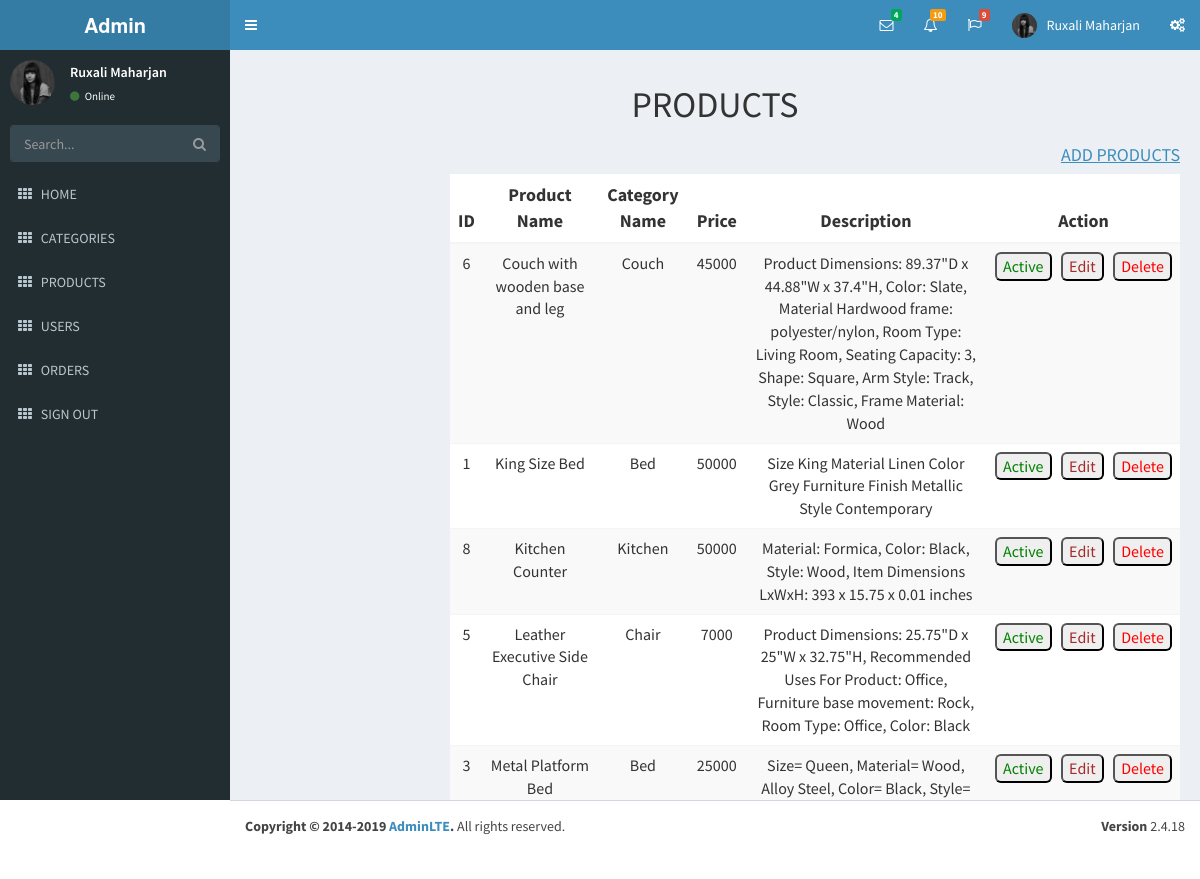
The app's page /admin/productsshow.php (signed in) with its own data.
### tables this page shows
CREATE TABLE `products` (
  `id` int(11) NOT NULL,
  `name` varchar(30) NOT NULL,
  `price` int(11) NOT NULL,
  `image1` varchar(255) NOT NULL,
  `image2` varchar(255) NOT NULL,
  `description` mediumtext NOT NULL,
  `category_id` int(11) NOT NULL,
  `created_at` timestamp NOT NULL DEFAULT current_timestamp(),
  `updated_at` timestamp NOT NULL DEFAULT current_timestamp(),
  `status` int(11) NOT NULL
);

CREATE TABLE `categories` (
  `id` int(11) NOT NULL,
  `name` varchar(255) NOT NULL,
  `image` varchar(255) NOT NULL,
  `created_at` timestamp NOT NULL DEFAULT current_timestamp(),
  `updated_at` timestamp NOT NULL DEFAULT current_timestamp(),
  `status` int(11) NOT NULL,
  `fileurl` varchar(255) NOT NULL
);

### admin/productsshow.php (the view, shortened to what this page needs)
<!DOCTYPE html>
<html>
<?php
 require('../connect.php');
  $sql = "SELECT c.name AS catname, d.* FROM products d JOIN categories c ON d.category_id = c.id ORDER BY d.name";
  $res = mysqli_query($connect,$sql);
?>
<?php
include('adminfiles/head.php')
?>
<body class="hold-transition skin-blue sidebar-mini">
  <div class="wrapper">
    <?php
    include('adminfiles/header.php')
    ?>
    <?php
    include('adminfiles/aside.php');
    ?>
    <div class="content-wrapper">
      <section class="content-header">
        <center>
          <h1>
            PRODUCTS
          </h1>
        </center>
      </section>
      <div class="container">
        <div class="col-md-8 col-md-offset-2">
          <h4 class="text-right"><a href="addProducts.php"><u>ADD PRODUCTS</u></a>
          </h4>
          <table class="table table-striped text-center" style="background-color: white;">
            <thead>
              <tr>
                <th style="font-size: large;">ID</th>
                <th style="font-size: large;">Product Name</th>
                <th style="font-size: large;">Category Name</th>
                <th style="font-size: large;">Price</th>
                <th style="font-size: large;">Description</th>
                <th style="font-size: large;">Action</th>
              </tr>
            </thead>
            <tbody>
              <?php
              while ($row = mysqli_fetch_assoc($res)) { ?>
                <tr>
                  <td style="font-size: medium;"><?php echo $row['id'] ?></td>
                  <td style="font-size: medium;"><?php echo $row['name'] ?></td>
                  <td style="font-size: medium;"><?php echo $row['catname'] ?></td>
                  <td style="font-size: medium;"><?php echo $row['price'] ?></td>
                  <td style="font-size: medium;"><?php echo $row['description'] ?></td>
                  <td style="font-size: medium;">
                  <div class="buttons">
                    <?php
                    if ($row['status'] == 1) {
                      echo "<button style='border-radius:6px;' ><a style='color:green;' href = '?type=status&operation=deactive&id=" . $row['id'] . "'>Active</a></button>&nbsp;&nbsp;&nbsp;";
                    } else {
                      echo "<button style='border-radius:6px;'><a style='color:blue;' href = '?type=status&operation=active&id=" . $row['id'] . " '>Deactive</a></button>&nbsp;&nbsp;&nbsp;";
                    }
                    echo "<button style='border-radius:6px;'><a style='color:brown;' href ='updateProducts.php?id=" . $row['id'] . "'>Edit</a></button>&nbsp;&nbsp;&nbsp;";
                    echo "<button style='border-radius:6px;'><a style='color:red' href = '?type=delete&id=" . $row['id'] . "'>Delete</a></button>";
                    ?>
                    </div>
                  </td>
                </tr>
              <?php } ?>
            </tbody>
          </table>
        </div>
      </div>
    </div>
  </div>
  <?php
  include('adminfiles/footer.php');
  ?>
</body>
</html>

### admin/productsshow.php (style rules this page uses)
.buttons { display: flex; justify-content: center; }

### records on screen
products: id "6", name "Couch with wooden base and leg", category.name "Couch", price "45000", description "Product Dimensions: 89.37\"D x 44.88\"W x 37.4\"H, Color: Slate, Material Hardwood frame: polyester/nylon, Room Type: Living Room, Seating Capacity: 3, Shape: Square, Arm Style: Track, Style: Classic, Frame Material: Wood"
products: id "1", name "King Size Bed", category.name "Bed", price "50000", description "Size King Material Linen Color Grey Furniture Finish Metallic Style Contemporary"
products: id "8", name "Kitchen Counter", category.name "Kitchen", price "50000", description "Material: Formica, Color: Black, Style: Wood, Item Dimensions LxWxH: 393 x 15.75 x 0.01 inches"
products: id "5", name "Leather Executive Side Chair", category.name "Chair", price "7000", description "Product Dimensions: 25.75\"D x 25\"W x 32.75\"H, Recommended Uses For Product: Office, Furniture base movement: Rock, Room Type: Office, Color: Black"
products: id "3", name "Metal Platform Bed", category.name "Bed", price "25000", description "Size= Queen, Material= Wood, Alloy Steel, Color= Black, Style=…"
